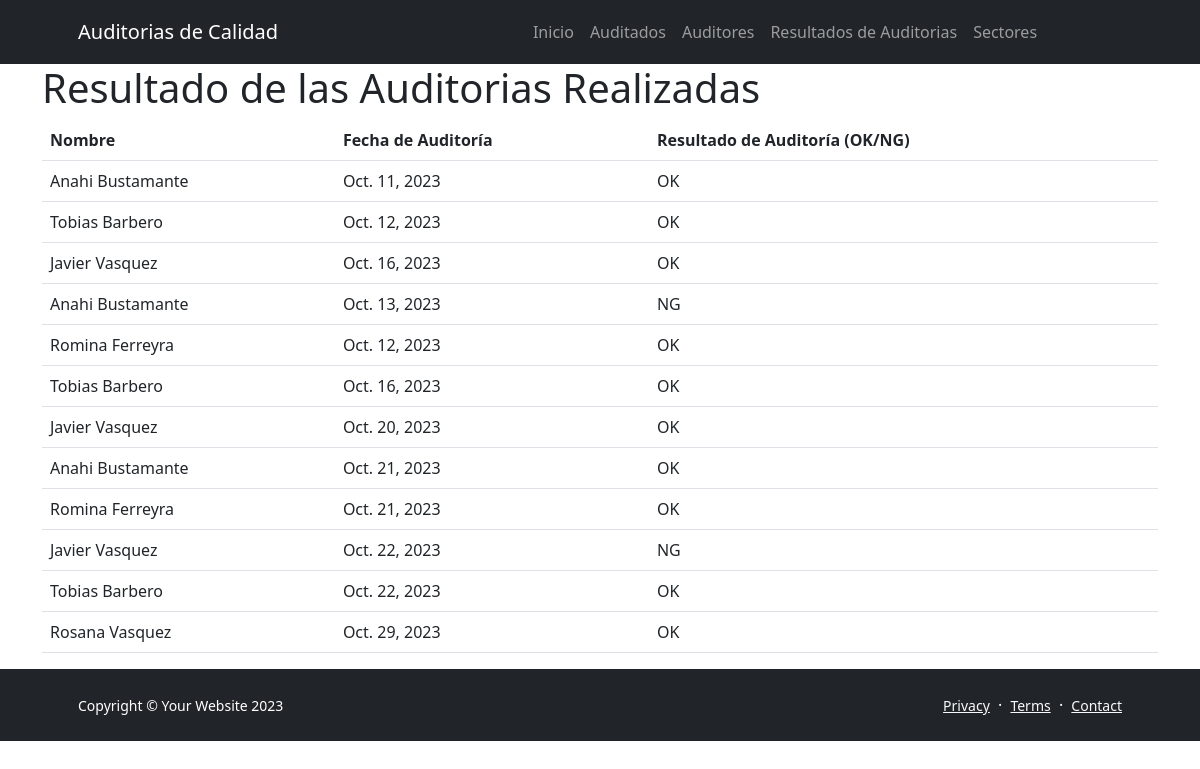
Before: /AppAuditoria/entregables/ with the older database file.
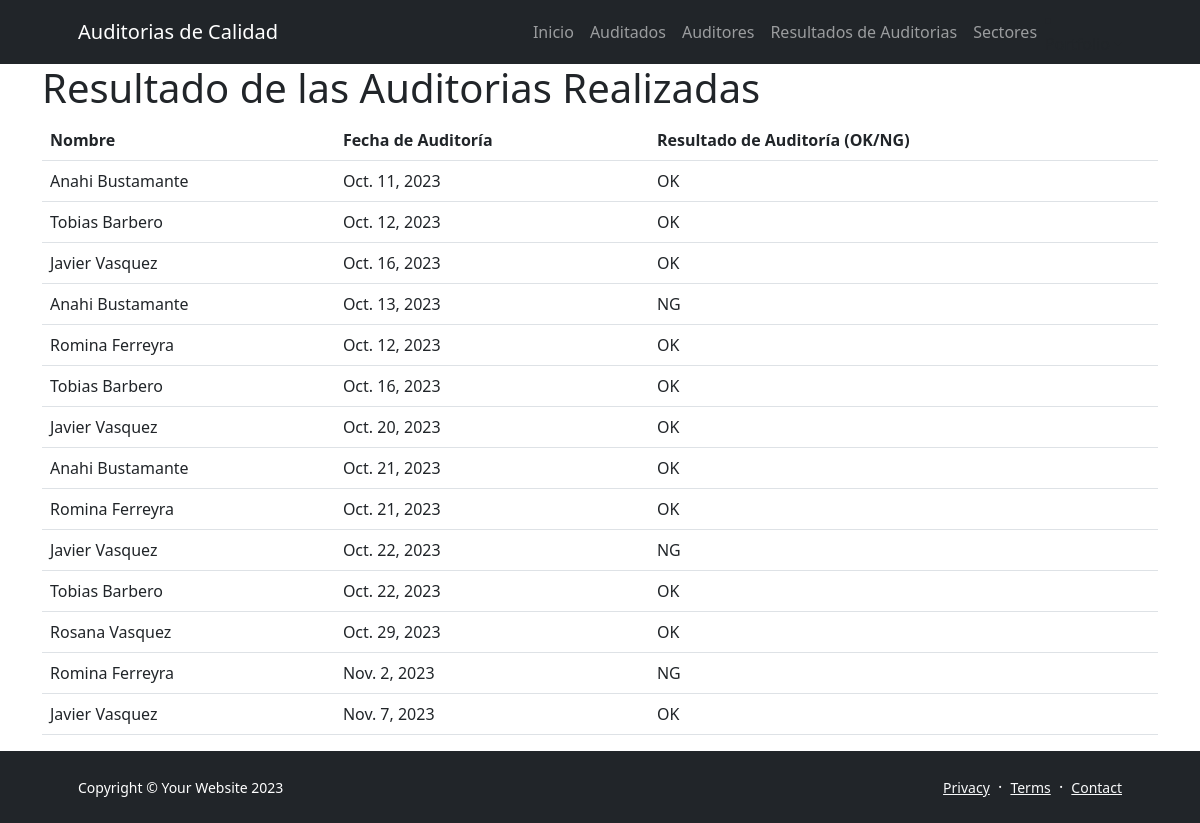
After: the same page with the newer database file.
### AppAuditoria/models.py (models this page shows, shortened)
class Entregable(models.Model):
    nombre = models.CharField(max_length=100)
    fechaDeAuditoria = models.DateField()
    auditoria_ok = models.BooleanField(default=False)
    auditoria_ng = models.BooleanField(default=False)

### AppAuditoria/views.py (the view)
# urls.py: path('entregables/', views.lista_entregables, name='lista_entregables'),
def lista_entregables(request):
    entregables = Entregable.objects.all()
    return render(request, 'appauditoria/lista_entregables.html', {'entregables': entregables})

### AppAuditoria/templates/AppAuditoria/lista_entregables.html
<!DOCTYPE html>
{% extends 'AppAuditoria/base.html' %}
{% load static %}
{% block section1 %}
<div class="container">
    <h1>Resultado de las Auditorias Realizadas</h1>
    <table class="table">
        <thead>
            <tr>
                <th>Nombre</th>
                <th>Fecha de Auditoría</th>
                <th>Resultado de Auditoría (OK/NG)</th>
            </tr>
        </thead>
        <tbody>
            {% for entregable in entregables %}
                <tr>
                    <td>{{ entregable.nombre }}</td>
                    <td>{{ entregable.fechaDeAuditoria }}</td>
                    <td>
                        {% if entregable.auditoria_ok %} OK {% endif %}
                        {% if entregable.auditoria_ng %} NG {% endif %}
                    </td>
                </tr>
            {% endfor %}
        </tbody>
    </table>
</div>
{% endblock %}

Changed rows visible on the page:
added Entregable: nombre "Romina Ferreyra", fechaDeAuditoria "Nov. 2, 2023", auditoria_ng "NG"
added Entregable: nombre "Javier Vasquez", fechaDeAuditoria "Nov. 7, 2023", auditoria_ok "OK"
